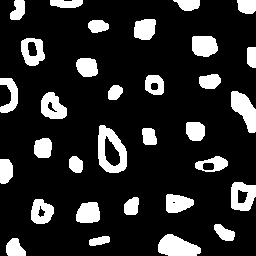
#> input picture assets/bolhas.png, 256 x 256 px, found by its file name
$ python pixels.py
#> lines starting #> are read from the running program, lines starting #| are printed output that depends on the picture; after the words box and inside, x2 and y2 are one past the last pixel; in counts of white or black regions, pixels touching at a corner belong together
# To add a new cell, type '# %%'
# To add a new markdown cell, type '# %% [markdown]'
# %%
import numpy as np
import cv2 as cv
from matplotlib import pyplot as plt


# %%
img = cv.imread(cv.samples.findFile("./assets/bolhas.png"),0) # get picture grayscale = 0
#> img: shape (256, 256); 16.5% white; 32 white regions, largest, box (x1, y1, x2, y2) and area: (98, 125, 127, 173) 789, (158, 234, 201, 256) 669, (231, 91, 256, 133) 613


if img is None: #checks picture has been apened
    sys.exit("Could not read the image.")

img_modify = img.copy()


# %%

img_modify[200:210, 10:200] = 0
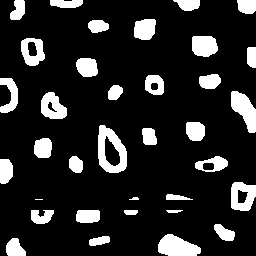
#> img_modify: shape (256, 256); 15.5% white; 35 white regions (1 under 20 px), largest, box (x1, y1, x2, y2) and area: (98, 125, 127, 173) 789, (158, 234, 201, 256) 669, (231, 91, 256, 133) 613

plt.subplot(231),plt.imshow(img, 'gray'),plt.title('ORIGINAL')
plt.subplot(232),plt.imshow(img_modify, 'gray'),plt.title('MODIFY')
plt.show()
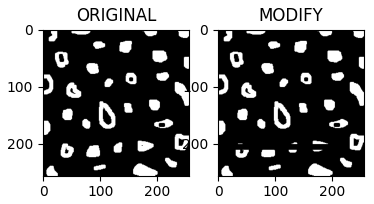
#> figure drawn by matplotlib, 2 panels


# %%
img = cv.imread(cv.samples.findFile("./assets/bolhas.png"),1) # get picture color = 1
#> img is the input picture: shape (256, 256, 3); 16.5% white; 32 white regions, largest, box (x1, y1, x2, y2) and area: (98, 125, 127, 173) 789, (158, 234, 201, 256) 669, (231, 91, 256, 133) 613

if img is None: #checks picture has been apened
    sys.exit("Could not read the image.")

img_modify = img.copy()

img_modify[200:210, 10:200, 0] = 255 #R - red
img_modify[200:210, 10:200, 1] = 0 #B - black
img_modify[200:210, 10:200, 2] = 0 #G - green
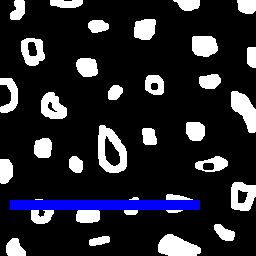
#> img_modify: shape (256, 256, 3); mean B, G, R 46.8, 39.4, 39.4

plt.subplot(231),plt.imshow(img,),plt.title('ORIGINAL')
plt.subplot(232),plt.imshow(img_modify,),plt.title('MODIFY')
plt.show()
#> figure, not shown here; B, G, R data is drawn as R, G, B


# %%
